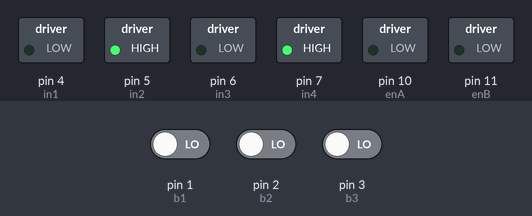
The sketch below on a simulated Arduino Uno, built with avr-gcc and run on an emulated ATmega328P. Parts: switched loads named in the sketch (green lamp = pin HIGH). Dashed ring = blinking. Inputs (shaded band) come from the test bench; at power-on: pin 3 (b3) LOW, pin 1 (b1) LOW, pin 2 (b2) LOW.

Above: at 1.2 s.
1.3 s: pin 3 (b3) driven HIGH
At 1.7 s:
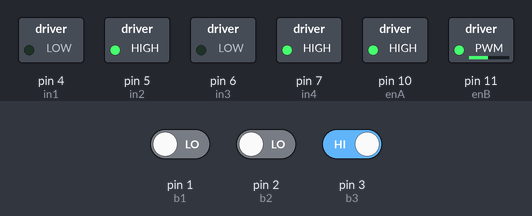
4.3 s: pin 1 (b1) driven HIGH
At 6.1 s:
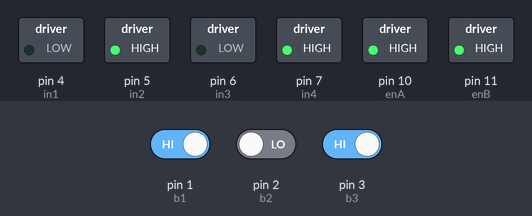
6.4 s: pin 1 (b1) driven LOW
At 6.8 s:
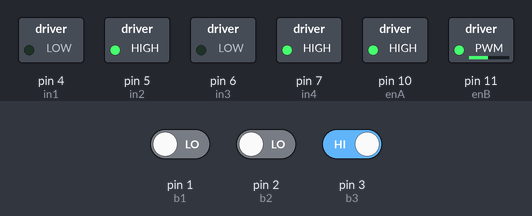
9.4 s: pin 2 (b2) driven HIGH
14.5 s: pin 2 (b2) driven LOW
At 18.0 s:
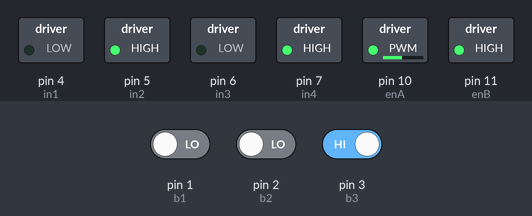
Timing chart, 0 to 18.5 s (numbered marks = the images above; inputs shaded):
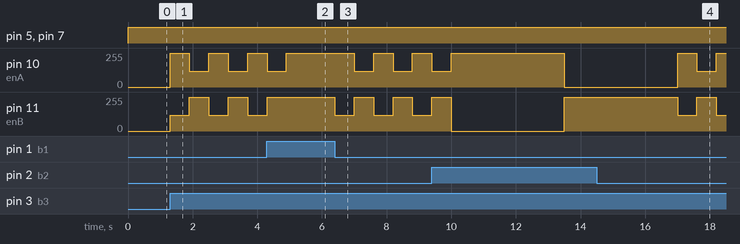

Measured:
- after the input at 1.3 s, pin 10 (enA), pin 11 (enB): alternates 255/255 for 0.60 s and 120/255 for 0.60 s, starting at once
- after the input at 4.3 s, pin 10 (enA): goes on until 4.9 s, then stays 255/255; pin 11 (enB): goes on until 4.3 s, then stays 255/255
- after the input at 6.4 s, pin 10 (enA): alternates 255/255 for 0.60 s and 120/255 for 0.60 s, starting after 0.60 s; pin 11 (enB): alternates 255/255 for 0.60 s and 120/255 for 0.60 s, starting at once
- after the input at 14.5 s, pin 11 (enB): 255/255 → 120/255 after 2.5 s, → 255/255 0.60 s later, → 120/255 0.60 s later

The sketch:

main.ino
```cpp
#include <unordered_map>


#define enA 10
#define in1 4
#define in2 5
#define enB 11
#define in3 6
#define in4 7
#define b1 1
#define b2 2
#define b3 3

int motorSpeedA = 0;    // 0-255
int motorSpeedB = 0;
int bA = 0;     // button A
int bB = 0;
int bC = 0;
bool aOn = false;
bool bOn = false;
bool cOn = false;

void setup() {
  // set motor A,B + motor control 1-4
  pinMode(enA, OUTPUT);
  pinMode(enB, OUTPUT);
  pinMode(in1, OUTPUT);
  pinMode(in2, OUTPUT);
  pinMode(in3, OUTPUT);
  pinMode(in4, OUTPUT);
  pinMode(b1, INPUT);
  pinMode(b2, INPUT);
  pinMode(b3, INPUT);
}

void updateButtons(){
  // get button states
  bA = digitalRead(b1);
  bB = digitalRead(b2);
  bC = digitalRead(b3);
  // toggle buttons
  if (bA==1){
    if (aOn==false){
    aOn = true;
    bOn = false;
    cOn = false;
    }else {
      aOn = false;
    }
  }else if (bB==1){
    if (bOn==false){
    aOn = false;
    bOn = true;
    cOn = false;
    }else {
      bOn = false;
    }
  }else if (bC==1){
    if (cOn==false){
    aOn = false;
    bOn = false;
    cOn = true;
    }else {
      cOn = false;
    }
  }
}

void updateA(){
  motorSpeedA = 255;
  motorSpeedB = 255;
  analogWrite(enA, motorSpeedA); // Send PWM signal to motor A
  analogWrite(enB, motorSpeedB); // Send PWM signal to motor B
}

void updateB(){
  motorSpeedA = 255;
  motorSpeedB = 0;
  analogWrite(enA, motorSpeedA); // Send PWM signal to motor A
  analogWrite(enB, motorSpeedB); // Send PWM signal to motor B
  delay(3500);
  motorSpeedA = 0;
  motorSpeedB = 255;
  analogWrite(enA, motorSpeedA); // Send PWM signal to motor A
  analogWrite(enB, motorSpeedB); // Send PWM signal to motor B
  delay(3500);
}

void updateC(){
  motorSpeedA = 255;
  motorSpeedB = 120;
  analogWrite(enA, motorSpeedA); // Send PWM signal to motor A
  analogWrite(enB, motorSpeedB); // Send PWM signal to motor B
  delay(600);
  motorSpeedA = 120;
  motorSpeedB = 255;
  analogWrite(enA, motorSpeedA); // Send PWM signal to motor A
  analogWrite(enB, motorSpeedB); // Send PWM signal to motor B
  delay(600);
}

void loop() {
  updateButtons();

  // Set Motor A forward
  digitalWrite(in1, LOW);
  digitalWrite(in2, HIGH);
  // Set Motor en forward
  digitalWrite(in3, LOW);
  digitalWrite(in4, HIGH);

  if (aOn){
    updateA();
  } else if (bOn){
    updateB();
  } else if (cOn){
    updateC();
  }
}
```

reduce.cpp
```cpp
class reduce{
public:
int amount = 10;
};
```

timemanager.cpp
```cpp
// #include <unordered_map>
// #include "TimeManager.h"

// struct Timer{
//     bool isRunnning;
//     float startTime;
//     float duration;

// }


//     void createTimer(const char* ID, float duration);
//     void deleteTimer(const char* ID);
//     void changeDuration(const char* ID, float duration);
//     void startTimer(const char* ID);
//     bool isFinished(const char* ID);


// void TimeManager::createTimer

// #endif
```
